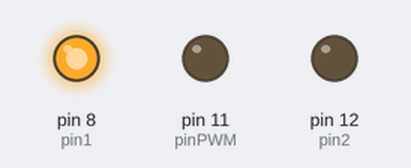
The sketch below on a simulated Arduino Uno, built with avr-gcc and run on an emulated ATmega328P. Parts: output pins drawn as LEDs (lit = HIGH).

Above: at 0.1 s.
At 7.1 s:
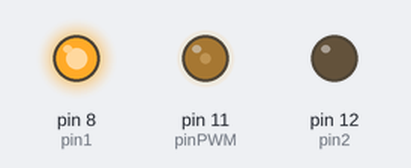
At 10.6 s:
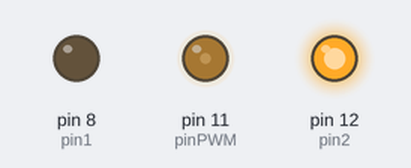
At 17.6 s:
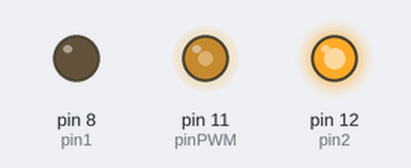
At 28.1 s:
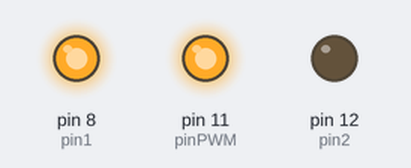
At 38.6 s:
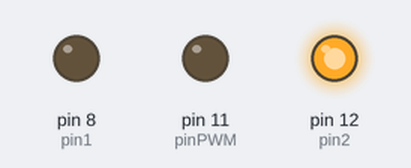
Timing chart, 0 to 40.0 s (numbered marks = the images above):
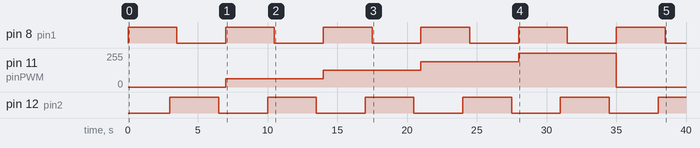

The sketch:

Projet23.ino
```cpp
int pin1 = 8;
int pin2 = 12;
int pinPWM = 11;
int rapport = 0;

void setup()
{
    pinMode (pin1, OUTPUT);
    pinMode (pin2, OUTPUT);
    pinMode (pinPWM, OUTPUT);
}

void loop()
{
    for (int i = 0; i <= 100; i +=25)
    {
        rapport = map (i, 0, 100, 0, 255);
        analogWrite (pinPWM, rapport);
        digitalWrite (pin1, HIGH);
        digitalWrite (pin2, LOW);
        delay (3000);
        digitalWrite (pin2, HIGH);
        delay(500);
        digitalWrite (pin1, LOW);
        delay(3000);
        digitalWrite (pin2, LOW);
        delay(500);
    }

}
```

Measured:
- by itself, pin 8 (pin1), pin 12 (pin2): alternates HIGH for 3.5 s and LOW for 3.5 s
- by itself, pin 11 (pinPWM): 0/255 → 63/255 at 7.0 s, → 127/255 7.0 s later, → 191/255 7.0 s later, → 255/255 7.0 s later, … (5 changes in this stretch)
